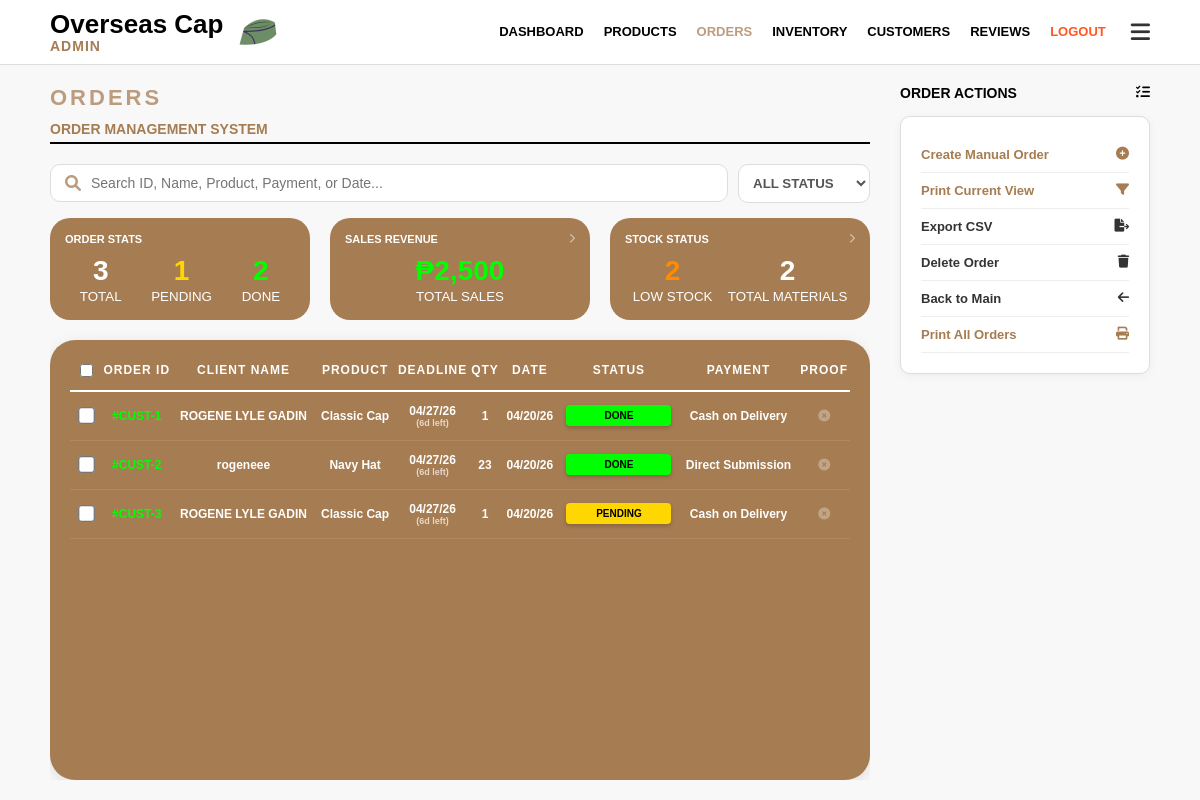
Before: /admin_orders (signed in) with the older database file.
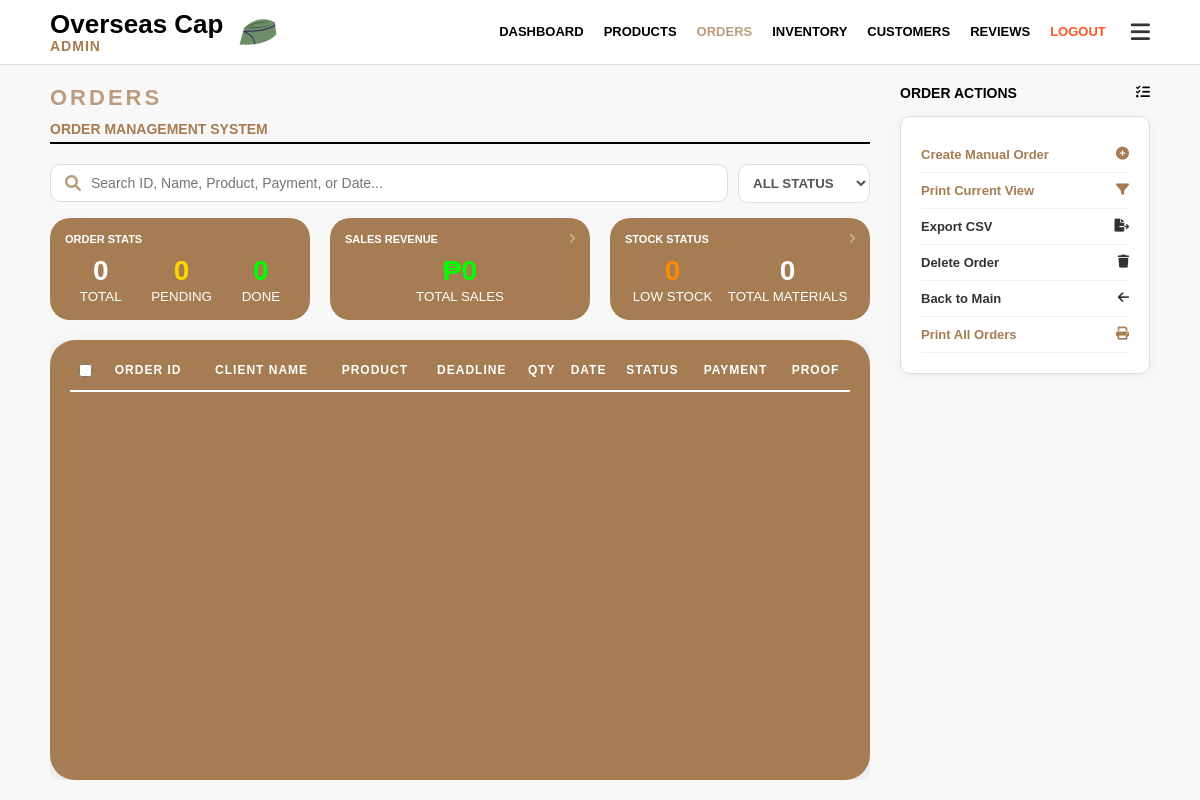
After: the same page with the newer database file.
### app.py (models this page shows)
class CustomOrder(db.Model):
    id = db.Column(db.Integer, primary_key=True)
    user_id = db.Column(db.Integer, db.ForeignKey('user.id'), nullable=True)
    customer_name = db.Column(db.String(100), nullable=False)
    contact_number = db.Column(db.String(20), nullable=False)
    address = db.Column(db.String(200), nullable=False)
    quantity = db.Column(db.Integer, nullable=False)
    product_type = db.Column(db.String(50))
    product_id = db.Column(db.Integer, db.ForeignKey('product.id'), nullable=True)
    color_type = db.Column(db.String(50))
    size_type = db.Column(db.String(50))
    color_variants = db.Column(db.String(50))
    size_variants = db.Column(db.String(50))
    material_type = db.Column(db.String(100))
    interlining_thickness = db.Column(db.String(100))
    order_type = db.Column(db.String(50))
    design_filename = db.Column(db.String(100))
    remarks = db.Column(db.Text)
    status = db.Column(db.String(20), default="PENDING")
    payment_method = db.Column(db.String(50))
    date_ordered = db.Column(db.DateTime, default=datetime.utcnow)
    payment_proof = db.Column(db.String(100))
    price = db.Column(db.Float, default=0.0)

### app.py (the view)
@app.route('/admin_orders')
def admin_orders():
    if session.get('user') != 'admin':
        return redirect(url_for('login'))
    total_materials = Inventory.query.count()
    overall_stock_qty = db.session.query(db.func.sum(Inventory.qty)).scalar() or 0
    low_stock_count = Inventory.query.filter(Inventory.qty < 20).count()
    db_orders = CustomOrder.query.order_by(CustomOrder.id.asc()).all()
    completed_orders = CustomOrder.query.filter_by(status="DONE").all()
    total_revenue = 0
    for order in completed_orders:
        if order.product:
            total_revenue += (order.product.price * order.quantity)
        else:
            order_price = order.price if (order.price and order.price != 'Not set') else 0
            total_revenue += (float(order_price))
    dashboard_stats = {
        'total': len(db_orders),
        'pending': CustomOrder.query.filter_by(status="PENDING").count(),
        'completed': len(completed_orders),
        'revenue': total_revenue,
        'total_materials': total_materials,
        'overall_stock': overall_stock_qty,
        'low_stock': low_stock_count
    }
    orders_list = []
    now = datetime.now()
    for o in db_orders:
        days_diff = 0
        if o.date_ordered:
            deadline_date = o.date_ordered + timedelta(days=7)
            days_diff = (deadline_date - now).days
        orders_list.append({
            "raw_id": o.id,
            "id": f"CUST-{o.id}",
            "name": o.customer_name,
            "product": o.product_type,
            "color": o.color_type,
            "size": o.size_type,
            "qty": o.quantity,
            "date": o.date_ordered.strftime("%x") if o.date_ordered else "N/A",
            "deadline": (o.date_ordered + timedelta(days=7)).strftime("%x") if o.date_ordered else "TBD",
            "days_left": days_diff,
            "delivery": "TBD" if o.status == "PENDING" else "In Transit",
            "status": o.status,
            "payment_method": o.payment_method,
            "has_proof": True if o.payment_proof else False,
            "color_code": "#FFD700" if o.status == "PENDING" else "#FF8C00" if o.status == "ON DELIVERY" else "#00FF00"
        })
    return render_template('admin_orders.html', orders=orders_list, stats=dashboard_stats)

### app.py (called while the page is built)
@app.context_processor
def inject_stats():
    admin_stats = {
        'total': CustomOrder.query.count(),
        'pending': CustomOrder.query.filter_by(status='PENDING').count(),
        'completed': CustomOrder.query.filter(CustomOrder.status.in_(['DONE', 'COMPLETED'])).count()
    }
    return dict(admin_stats=admin_stats)

### templates/admin_orders.html (shortened to what this page needs)
<!DOCTYPE html>
<html lang="en">
<head>
    <link rel="stylesheet" href="https://cdnjs.cloudflare.com/ajax/libs/font-awesome/6.0.0/css/all.min.css">
</head>
<body>
    <header>
        <div class="logo-wrapper">
            <div class="logo-text">
                <span class="logo-main">Overseas Cap</span>
                <span class="logo-admin">ADMIN</span>
            </div>
            <img src="{{ url_for('static', filename='logo.png') }}" alt="Logo" style="height: 40px; width: auto;">
        </div>
        <div style="display: flex; align-items: center;">
            <nav id="topNav">
                <a href="{{ url_for('admin_dashboard') }}">DASHBOARD</a>
                <a href="{{ url_for('admin_products') }}">PRODUCTS</a>
                <a href="{{ url_for('admin_orders') }}" style="color: #bc9c7e;">ORDERS</a>
                <a href="{{ url_for('admin_inventory') }}">INVENTORY</a>
                <a href="{{ url_for('admin_customers') }}">CUSTOMERS</a>
                <a href="{{ url_for('admin_reviews') }}">REVIEWS</a>
                <a href="/logout" onclick="return confirmLogout(event)" style="color: #ff5722;">LOGOUT</a>
            </nav>
            <i class="fas fa-bars menu-toggle-btn" onclick="toggleMenu()"></i>
        </div>
    </header>
    <main>
        <div class="content-left">
            <div class="page-title">Orders</div>
            <div class="admin-sub-label">ORDER MANAGEMENT SYSTEM</div>
            <div class="search-container">
                <div class="search-input-wrapper">
                    <i class="fas fa-search"></i>
                    <input type="text" id="orderSearch" class="search-bar" placeholder="Search ID, Name, Product, Payment, or Date..." onkeyup="filterOrders()">
                </div>
                <select id="statusFilter" class="filter-select" onchange="filterOrders()">
                    <option value="">ALL STATUS</option>
                </select>
            </div>
            <div class="summary-grid">
                <div class="card">
                    <div class="card-title">ORDER STATS</div>
                    <div class="stat-flex">
                        <div><span class="big-num">{{ stats.total }}</span><br><small>TOTAL</small></div>
                        <div><span class="big-num pending-label">{{ stats.pending }}</span><br><small>PENDING</small></div>
                        <div><span class="big-num completed-label">{{ stats.completed }}</span><br><small>DONE</small></div>
                    </div>
                </div>
                 <div class="card" onclick="window.location.href='{{ url_for('sales_report') }}'" style="cursor: pointer;">
                    <div class="card-title">SALES REVENUE <i class="fas fa-chevron-right" style="float: right; font-size: 10px; opacity: 0.5;"></i></div>
                    <div class="stat-flex">
                        <div><span class="big-num" style="color: #00FF00;">₱{{ "{:,.0f}".format(stats.revenue or 0) }}</span><br><small>TOTAL SALES</small></div>
                    </div>
                </div>
                <div class="card" onclick="window.location.href='{{ url_for('admin_inventory') }}'" style="cursor: pointer;">
                    <div class="card-title">STOCK STATUS <i class="fas fa-chevron-right" style="float: right; font-size: 10px; opacity: 0.5;"></i></div>
                    <div class="stat-flex">
                       <div><span class="big-num low-label">{{ stats.low_stock }}</span><br><small>LOW STOCK</small></div>
                       <div><span class="big-num">{{ stats.total_materials }}</span><br><small>TOTAL MATERIALS</small></div>
                    </div>
                </div>
            </div>
            <div id="order-table" class="table-container">
                <table>
                    <thead>
                        <tr>
                            <th><input type="checkbox" id="select-all" onclick="toggleAll(this)"></th>
                            <th>Order ID</th>
                            <th>Client Name</th>
                            <th>Product</th>
                            <th>Deadline</th>
                            <th>Qty</th>
                            <th>Date</th>
                            <th>Status</th>
                            <th>Payment</th>
                            <th>Proof</th>
                        </tr>
                    </thead>
                    <tbody id="orderTableBody">
                        {% for order in orders %}
                        <tr id="row-{{ order.raw_id }}" onclick="if(!event.target.closest('.no-row-click')) { window.location.href='/admin/order/{{ order.raw_id }}'; }" style="cursor: pointer;">
                            <td class="no-row-click">
                                <input type="checkbox" class="order-checkbox" value="{{ order.raw_id }}" onchange="toggleDeleteButton()">
                            </td>
                            <td style="color: #00FF00;">#{{ order.id }}</td>
                            <td>{{ order.name }}</td>
                            <td>{{ order.product }}</td>
                            <td style="color: {{ '#ff4444' if order.days_left < 2 and order.status != 'DONE' else '#fff' }}">
                                {{ order.deadline }}
                                <div style="font-size: 9px; opacity: 0.7;">
                                    {% if order.days_left < 0 %}OVERDUE{% else %}({{ order.days_left }}d left){% endif %}
                                </div>
                            </td>
                            <td>{{ order.qty }}</td>
                            <td>{{ order.date }}</td>
                            <td>
                                <span class="status-badge" style="background-color: {{ order.color_code }};">
                                    {{ order.status }}
                                </span>
                            </td>
                            <td>{{ order.payment_method }}</td>
                            <td>
                                {% if order.has_proof %}
                                    <i class="fas fa-image" style="color: #00FF00;" title="Proof Uploaded"></i>
                                {% else %}
                                    <i class="fas fa-times-circle" style="color: rgba(255,255,255,0.3);"></i>
                                {% endif %}
                            </td>
                        </tr>
                        {% endfor %}
                    </tbody>
                </table>
            </div>
        </div>
        <aside class="sidebar">
            <div class="sidebar-header">
                <span>ORDER ACTIONS</span>
                <i class="fas fa-tasks"></i>
            </div>
            <div class="sidebar-box">
    <ul class="nav-list">
        <li><a href="#" onclick="createManualOrder()" style="color: #a67c52;">Create Manual Order <i class="fas fa-plus-circle"></i></a></li>
        <li>
            <a href="#" onclick="printFilteredOrders()" style="color: #a67c52;">
                Print Current View <i class="fas fa-filter"></i>
            </a>
        </li>
        <li><a href="{{ url_for('export_orders_csv') }}">Export CSV <i class="fas fa-file-export"></i></a></li>
        <li><a href="#" onclick="deleteOrderPrompt()">Delete Order <i class="fas fa-trash"></i></a></li>
        <li><a href="{{ url_for('admin_dashboard') }}">Back to Main <i class="fas fa-arrow-left"></i></a></li>
        <li><a href="{{ url_for('print_orders') }}" target="_blank" style="color: #a67c52;">Print All Orders <i class="fas fa-print"></i></a></li>
    </ul>
</div>
        </aside>
    </main>
</body>
</html>

### templates/admin_orders.html (style rules this page uses)
html, body { height: 100vh; width: 100vw; margin: 0; padding: 0; overflow: hidden; background-color: #f8f8f8; font-family: Arial, sans-serif; display: flex; flex-direction: column; }
header { padding: 10px 50px; display: flex; justify-content: space-between; align-items: center; background: white; border-bottom: 1px solid #ddd; z-index: 1000; }
.logo-wrapper { display: flex; align-items: center; gap: 15px; }
.logo-text { display: flex; flex-direction: column; line-height: 1.1; }
.logo-main { font-size: 26px; font-weight: bold; }
.logo-admin { color: #a67c52; font-size: 14px; font-weight: bold; letter-spacing: 1px; }
nav { display: flex; align-items: center; transition: all 0.4s ease-in-out; opacity: 1; transform: translateX(0); visibility: visible; }
nav a { color: #000; text-decoration: none; margin-left: 20px; font-size: 13px; font-weight: bold; transition: color 0.3s; }
.menu-toggle-btn { cursor: pointer; font-size: 22px; margin-left: 25px; color: #333; transition: transform 0.2s, color 0.2s; }
main { flex: 1; display: flex; padding: 20px 50px; gap: 30px; overflow: hidden; }
.content-left { flex: 3; display: flex; flex-direction: column; overflow: hidden; }
.page-title { color: #bc9c7e; letter-spacing: 3px; font-size: 22px; margin-bottom: 10px; font-weight: bold; text-transform: uppercase; }
.admin-sub-label { color: #a67c52; font-weight: bold; font-size: 14px; border-bottom: 2px solid #000; padding-bottom: 5px; margin-bottom: 20px; }
.search-container { display: flex; gap: 10px; margin-bottom: 15px; animation: slideFadeIn 0.4s ease-out; }
.search-input-wrapper { position: relative; flex: 1; }
.search-input-wrapper i { position: absolute; left: 15px; top: 50%; transform: translateY(-50%); color: #bc9c7e; }
.search-bar { width: 100%; padding: 10px 15px 10px 40px; border-radius: 10px; border: 1px solid #ddd; outline: none; font-size: 14px; box-sizing: border-box; }
.filter-select { padding: 10px; border-radius: 10px; border: 1px solid #ddd; background: white; font-weight: bold; color: #555; cursor: pointer; }
.summary-grid { display: grid; grid-template-columns: repeat(3, 1fr); gap: 20px; margin-bottom: 20px; animation: slideFadeIn 0.5s ease-out forwards; }
.card { background: #a67c52; color: white; border-radius: 20px; padding: 15px; text-align: center; transition: all 0.3s ease; position: relative; }
.card-title { font-size: 11px; font-weight: bold; text-align: left; margin-bottom: 10px; text-transform: uppercase; }
.stat-flex { display: flex; justify-content: space-around; align-items: baseline; }
.big-num { font-size: 28px; font-weight: bold; }
.pending-label { color: #FFD700; }
.completed-label { color: #00FF00; }
.low-label { color: #FF8C00; }
.table-container { background: #a67c52; color: white; border-radius: 25px; padding: 20px; flex: 1; overflow-y: auto; box-shadow: 0 4px 15px rgba(0,0,0,0.1); animation: slideFadeIn 0.7s ease-out forwards; }
table { width: 100%; border-collapse: collapse; text-align: center; font-size: 12px; }
th { border-bottom: 2px solid white; padding-bottom: 10px; font-weight: bold; text-transform: uppercase; letter-spacing: 1px; }
.sidebar { flex: 1; max-width: 250px; }
.sidebar-header { font-weight: bold; margin-bottom: 15px; font-size: 14px; display: flex; justify-content: space-between; }
.sidebar-box { background: #fff; border: 1px solid #ddd; padding: 20px; border-radius: 10px; box-shadow: 0 2px 10px rgba(0,0,0,0.05); }
.nav-list { list-style: none; padding: 0; margin: 0; }
.nav-list li { padding: 10px 0; border-bottom: 1px solid #eee; }
.nav-list a { text-decoration: none; color: #333; font-size: 13px; font-weight: bold; display: flex; justify-content: space-between; transition: all 0.2s; }

Changed rows visible on the page:
removed CustomOrder: name "ROGENE LYLE GADIN", product "Classic Cap", deadline "04/27/26", days_left "6", qty "1", date "04/20/26", status "DONE", payment_method "Cash on Delivery"
removed CustomOrder: name "rogeneee", product "Navy Hat", deadline "04/27/26", days_left "6", qty "23", date "04/20/26", status "DONE", payment_method "Direct Submission"
removed CustomOrder: name "ROGENE LYLE GADIN", product "Classic Cap", deadline "04/27/26", days_left "6", qty "1", date "04/20/26", status "PENDING", payment_method "Cash on Delivery"
Other visible differences:
{{ stats.total }}: "3" → "0"
{{ stats.pending }}: "1" → "0"
{{ stats.low_stock }}: "2" → "0"
{{ stats.total_materials }}: "2" → "0"
